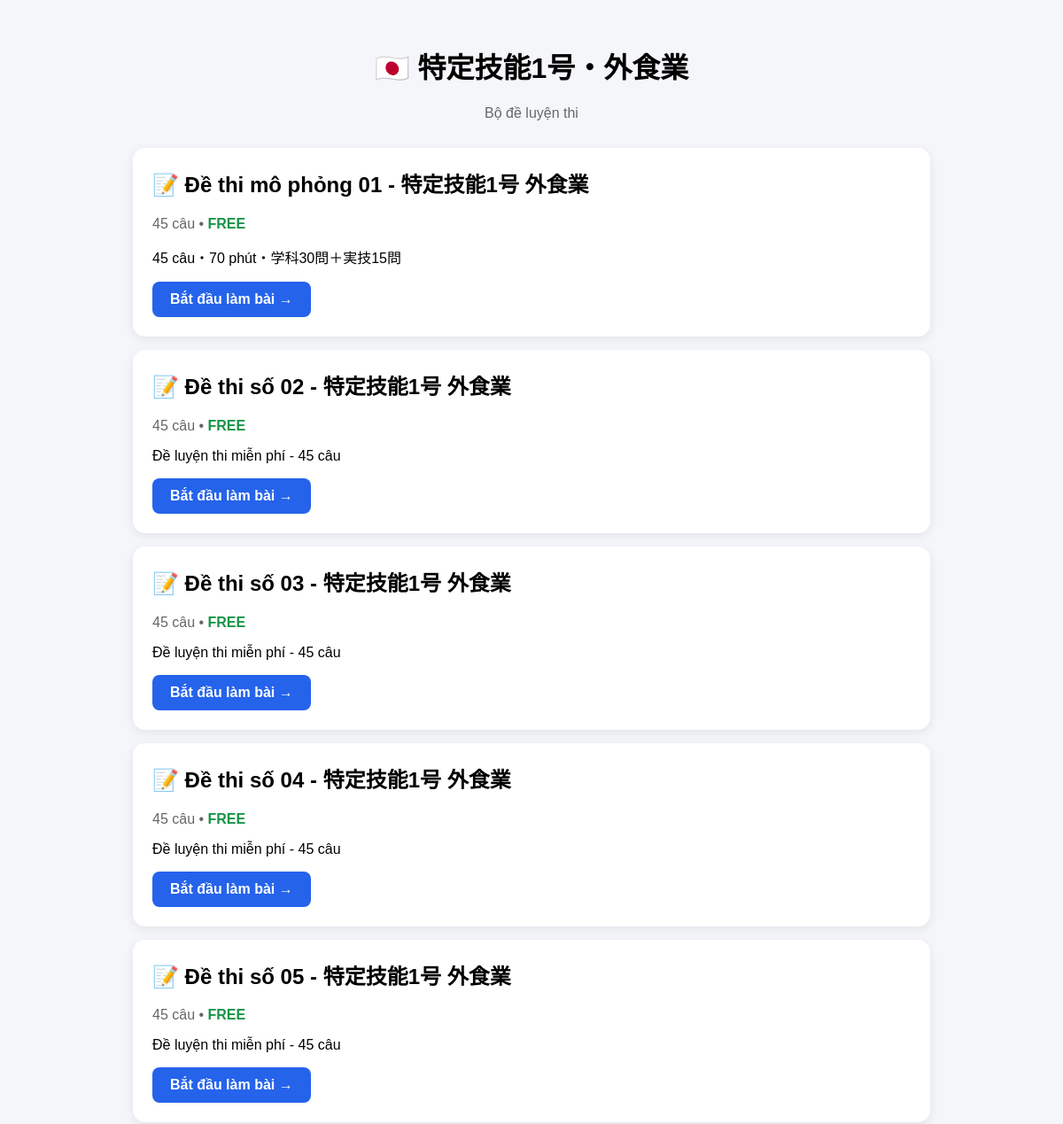
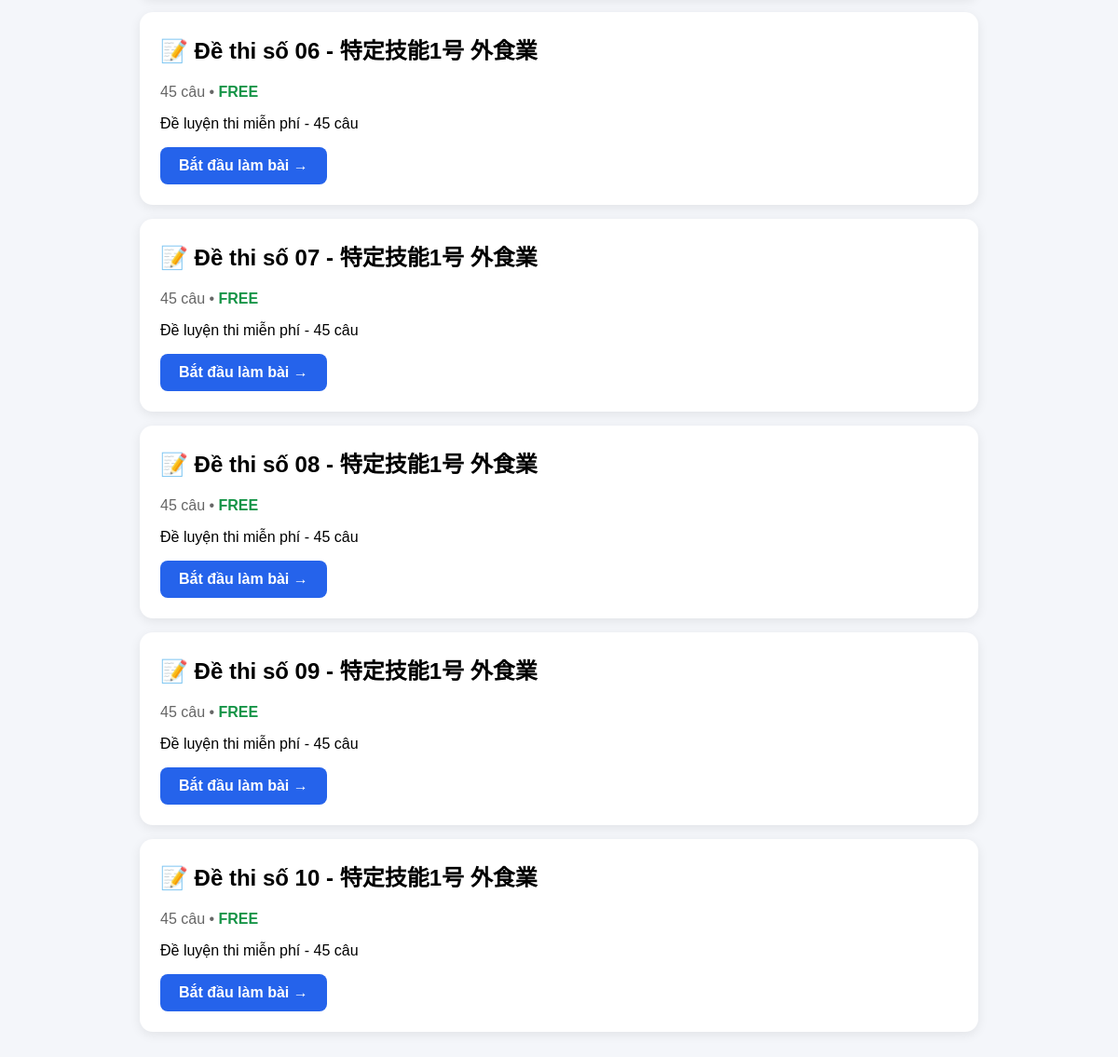
The page /tokutei1/exams/ on the database its author committed (2 pictures, top to bottom).
### study/models.py (models this page shows, shortened)
class Exam(models.Model):
    level = models.CharField(
        max_length=1,
        choices=Question.LEVEL_CHOICES,
        default='1'
    )
    title = models.CharField(
        max_length=200,
        verbose_name='Tên đề'
    )
    description = models.TextField(
        blank=True,
        default=''
    )
    is_free = models.BooleanField(
        default=True,
        verbose_name='Miễn phí'
    )
    order = models.PositiveIntegerField(
        default=1
    )
    time_limit = models.PositiveIntegerField(
        default=70,
        verbose_name='Thời gian thi (phút)'
    )
    questions = models.ManyToManyField(
        Question,
        through='ExamQuestion',
        related_name='exams'
    )

### study/views.py (the view)
def exam_list(request):
    exams = Exam.objects.filter(
        level='1'
    ).order_by('order')
    return render(
        request,
        'study/exam_list.html',
        {'exams': exams}
    )

### study/templates/study/exam_list.html (shortened to what this page needs)
<!DOCTYPE html>
<html lang="vi">
<head>
</head>
<body>
<div class="container">
<h1>🇯🇵 特定技能1号・外食業</h1>
<div class="subtitle">
    Bộ đề luyện thi
</div>
{% for exam in exams %}
<div class="exam">
    <h2>📝 {{ exam.title }}</h2>
    <div class="info">
        45 câu •
        {% if exam.is_free %}
            <span class="free">FREE</span>
        {% else %}
            🔒 PREMIUM
        {% endif %}
    </div>
    <p>{{ exam.description }}</p>
    {% if exam.is_free %}
        <a class="start"
           href="/tokutei1/exam/{{ exam.id }}/start/">
            Bắt đầu làm bài →
        </a>
    {% endif %}
</div>
{% empty %}
<p>Chưa có đề thi.</p>
{% endfor %}
</div>
</body>
</html>

### study/templates/study/exam_list.html (style rules this page uses)
body { font-family: Arial, sans-serif; background: #f4f6fa; margin: 0; padding: 30px; }
.container { max-width: 900px; margin: auto; }
h1 { text-align: center; }
.subtitle { text-align: center; color: #666; margin-bottom: 30px; }
.exam { background: white; margin: 15px 0; padding: 22px; border-radius: 14px; box-shadow: 0 3px 12px rgba(0,0,0,.08); }
.exam h2 { margin-top: 0; }
.info { color: #666; margin-bottom: 15px; }
.free { color: #159447; font-weight: bold; }
.start { display: inline-block; background: #2563eb; color: white; padding: 11px 20px; border-radius: 8px; text-decoration: none; font-weight: bold; }

### rows shown on the page
Exam: title "Đề thi mô phỏng 01 - 特定技能1号 外食業", is_free "FREE", description "45 câu・70 phút・学科30問＋実技15問"
Exam: title "Đề thi số 02 - 特定技能1号 外食業", is_free "FREE", description "Đề luyện thi miễn phí - 45 câu"
Exam: title "Đề thi số 03 - 特定技能1号 外食業", is_free "FREE", description "Đề luyện thi miễn phí - 45 câu"
Exam: title "Đề thi số 04 - 特定技能1号 外食業", is_free "FREE", description "Đề luyện thi miễn phí - 45 câu"
Exam: title "Đề thi số 05 - 特定技能1号 外食業", is_free "FREE", description "Đề luyện thi miễn phí - 45 câu"
Exam: title "Đề thi số 06 - 特定技能1号 外食業", is_free "FREE", description "Đề luyện thi miễn phí - 45 câu"
Exam: title "Đề thi số 07 - 特定技能1号 外食業", is_free "FREE", description "Đề luyện thi miễn phí - 45 câu"
Exam: title "Đề thi số 08 - 特定技能1号 外食業", is_free "FREE", description "Đề luyện thi miễn phí - 45 câu"
Exam: title "Đề thi số 09 - 特定技能1号 外食業", is_free "FREE", description "Đề luyện thi miễn phí - 45 câu"
Exam: title "Đề thi số 10 - 特定技能1号 外食業", is_free "FREE", description "Đề luyện thi miễn phí - 45 câu"
